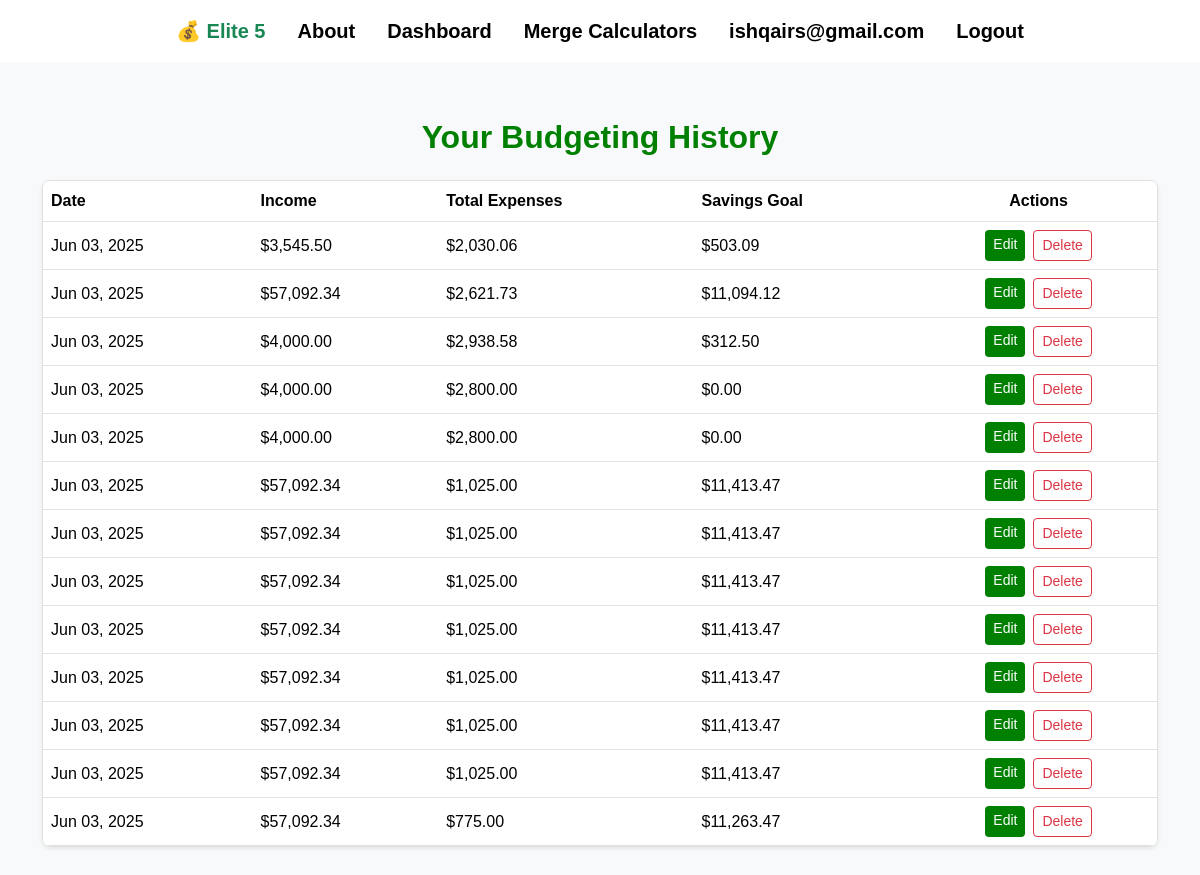
The page /budget/history/ (signed in) on the database its author committed.
### main/models.py (models this page shows, shortened)
class BudgetCalculation(models.Model):
    user = models.ForeignKey(User, on_delete=models.CASCADE)
    created_at = models.DateTimeField(auto_now_add=True)
    monthly_income = models.DecimalField(max_digits=10, decimal_places=2)
    total_expenses = models.DecimalField(max_digits=10, decimal_places=2)
    savings_goal = models.DecimalField(max_digits=10, decimal_places=2)

### main/views.py (the view)
# urls.py: path('budget/history/', views.budget_history, name='budget_history'),
@login_required
def budget_history(request):
    if request.user.is_authenticated:
        history = BudgetCalculation.objects.filter(user=request.user).order_by('-created_at')
        return render(request, 'main/budget_history.html', {'history': history})
    return redirect('login')

### main/templates/main/budget_history.html (shortened to what this page needs)
{% extends "main/base.html" %}
{% load humanize %}
{% block content %}
<div class="container py-5">
  <h2 class="text-center mb-4" style="color: green; font-weight: 600;">Your Budgeting History</h2>
  {% if history %}
    <div class="table-responsive shadow-sm rounded-3" style="border: 1px solid #e0e0e0;">
      <table class="table align-middle mb-0">
        <thead class="bg-light" style="color: green; font-weight: 600;">
          <tr>
            <th>Date</th>
            <th>Income</th>
            <th>Total Expenses</th>
            <th>Savings Goal</th>
            <th class="text-center">Actions</th>
          </tr>
        </thead>
        <tbody>
          {% for run in history %}
          <tr>
            <td>{{ run.created_at|date:"M d, Y" }}</td>
            <td>${{ run.monthly_income|intcomma }}</td>
            <td>${{ run.total_expenses|intcomma }}</td>
            <td>${{ run.savings_goal|intcomma }}</td>
            <td>
              <div class="d-flex flex-column flex-md-row gap-2 justify-content-center">
                <a href="{% url 'edit_budget_entry' run.pk %}" class="btn btn-sm" style="background-color: green; color: #fff; border: none; transition: background-color 0.3s;">
                  Edit
                </a>
                <form method="POST" action="{% url 'delete_budget_entry' run.pk %}" style="display:inline;">
                  <button type="submit" class="btn btn-sm btn-outline-danger" style="transition: background-color 0.3s;">
                    Delete
                  </button>
                </form>
              </div>
            </td>
          </tr>
          {% endfor %}
        </tbody>
      </table>
    </div>
  {% else %}
    <div class="text-center mt-4">
      <p style="color: #555;">No budgeting entries found yet.</p>
    </div>
  {% endif %}
</div>
{% endblock %}

### main/templates/main/base.html (shortened to what this page needs)
{% load static %}
<!DOCTYPE html>
<html lang="en">
<head>
    <link href="https://cdn.jsdelivr.net/npm/bootstrap@5.3.2/dist/css/bootstrap.min.css" rel="stylesheet">
</head>
<body>
<nav class="navbar navbar-expand-lg navbar-light bg-white fixed-top mb-3" id="customNavbar">
  <div class="container d-flex justify-content-center align-items-center" style="max-width: 80%;">
    <div class="collapse navbar-collapse justify-content-center" id="navbarNav">
      <ul class="navbar-nav d-flex flex-row align-items-center">
        <li class="nav-item d-flex align-items-center">
          <a class="nav-link fs-5 mx-2 text-success no-hover" href="{% url 'landing' %}">
            💰 {{ APPNAME|default:"Elite 5" }}
          </a>
        </li>
        <li class="nav-item">
          <a class="nav-link fs-5 mx-2" href="{% url 'about' %}">About</a>
        </li>
        <li class="nav-item">
          <a class="nav-link fs-5 mx-2" href="{% url 'dashboard' %}">Dashboard</a>
        </li>
        <li class="nav-item">
          <a class="nav-link fs-5 mx-2" href="{% url 'merge_calculator' %}">Merge Calculators</a>
        </li>
        {% if user.is_authenticated %}
          <li class="nav-item">
            <span class="nav-link fs-5 mx-2 disabled">{{ user.username }}</span>
          </li>
          <li class="nav-item">
            <a class="nav-link fs-5 mx-2" href="{% url 'logout' %}">Logout</a>
          </li>
        {% else %}
          <li class="nav-item">
            <a class="nav-link fs-5 mx-2" href="{% url 'login' %}">Login</a>
          </li>
        {% endif %}
      </ul>
    </div>
  </div>
</nav>
<main>
  {% block content %}{% endblock %}
</main>
</body>
</html>

### main/templates/main/base.html (style rules this page uses)
body { font-family: Arial, sans-serif; }
main { min-height: 100vh; background-color: #f8f9fa; }
.navbar-nav .nav-link { color: black; font-weight: bold; position: relative; }
.navbar-nav .nav-link.text-success { color: green; }
.navbar-nav .nav-link.no-hover::after { display: none; }
.navbar-nav .nav-link:not(.no-hover)::after { content: ''; position: absolute; width: 0; height: 2px; display: block; background: green; transition: width 0.3s; bottom: 0; left: 0; }
main { padding-top: 70px; }

### rows shown on the page
BudgetCalculation: created_at "Jun 03, 2025", monthly_income "3,545.50", total_expenses "2,030.06", savings_goal "503.09"
BudgetCalculation: created_at "Jun 03, 2025", monthly_income "57,092.34", total_expenses "2,621.73", savings_goal "11,094.12"
BudgetCalculation: created_at "Jun 03, 2025", monthly_income "4,000.00", total_expenses "2,938.58", savings_goal "312.50"
BudgetCalculation: created_at "Jun 03, 2025", monthly_income "4,000.00", total_expenses "2,800.00", savings_goal "0.00"
BudgetCalculation: created_at "Jun 03, 2025", monthly_income "4,000.00", total_expenses "2,800.00", savings_goal "0.00"
BudgetCalculation: created_at "Jun 03, 2025", monthly_income "57,092.34", total_expenses "1,025.00", savings_goal "11,413.47"
BudgetCalculation: created_at "Jun 03, 2025", monthly_income "57,092.34", total_expenses "1,025.00", savings_goal "11,413.47"
BudgetCalculation: created_at "Jun 03, 2025", monthly_income "57,092.34", total_expenses "1,025.00", savings_goal "11,413.47"
BudgetCalculation: created_at "Jun 03, 2025", monthly_income "57,092.34", total_expenses "1,025.00", savings_goal "11,413.47"
BudgetCalculation: created_at "Jun 03, 2025", monthly_income "57,092.34", total_expenses "1,025.00", savings_goal "11,413.47"
BudgetCalculation: created_at "Jun 03, 2025", monthly_income "57,092.34", total_expenses "1,025.00", savings_goal "11,413.47"
BudgetCalculation: created_at "Jun 03, 2025", monthly_income "57,092.34", total_expenses "1,025.00", savings_goal "11,413.47"
BudgetCalculation: created_at "Jun 03, 2025", monthly_income "57,092.34", total_expenses "775.00", savings_goal "11,263.47"

### other values the page prints
{{ APPNAME|default:"Elite 5" }} "Elite 5"
{{ user.username }} "ishqairs@gmail.com"
